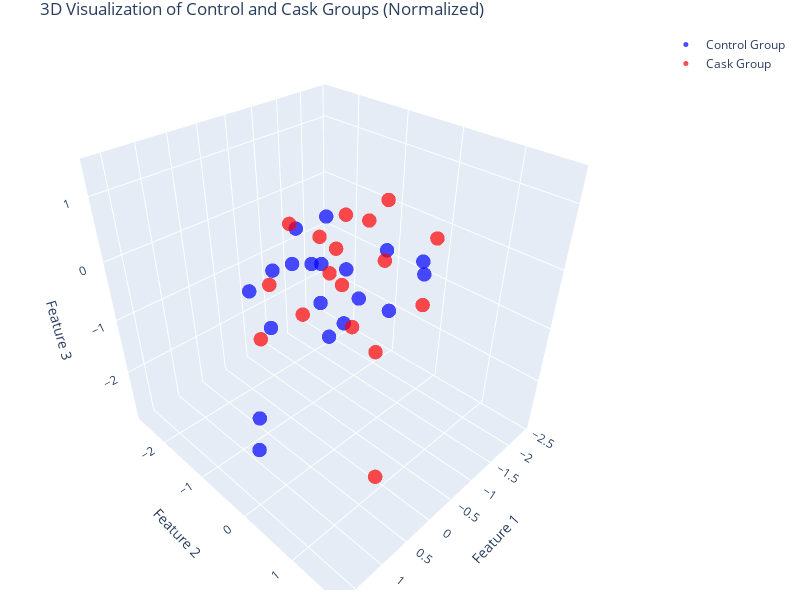

Write notebook code for a chart like this one.
### Code cell
import matplotlib.pyplot as plt
import plotly.graph_objects as go

# Create the figure
fig = go.Figure()

# Add control group points
fig.add_trace(go.Scatter3d(
    x=ctrl_data_normalized[:, 0],
    y=ctrl_data_normalized[:, 1],
    z=ctrl_data_normalized[:, 2],
    mode='markers',
    marker=dict(size=5, color='blue', opacity=0.7),
    name='Control Group'
))

# Add cask group points
fig.add_trace(go.Scatter3d(
    x=cask_data_normalized[:, 0],
    y=cask_data_normalized[:, 1],
    z=cask_data_normalized[:, 2],
    mode='markers',
    marker=dict(size=5, color='red', opacity=0.7),
    name='Cask Group'
))

# Customize layout
fig.update_layout(
    title="3D Visualization of Control and Cask Groups (Normalized)",
    scene=dict(
        xaxis=dict(title='Feature 1', backgroundcolor='rgba(211,211,211)'),
        yaxis=dict(title='Feature 2', backgroundcolor='rgba(211,211,211)'),
        zaxis=dict(title='Feature 3', backgroundcolor='rgba(211,211,211)')
    ),
    margin=dict(l=10, r=10, t=30, b=10),  # Reduce whitespace
    width=800,  # Adjust width of the plot
    height=600  # Adjust height of the plot
)

# Show the plot (interactive in Jupyter)
fig.show()

### Figure 1 — Plotly figure (JSON) as saved in the notebook; plotly's stock layout.template omitted (floating-point values rounded to 4 significant figures)
{"data": [{"marker": {"color": "blue", "opacity": 0.7, "size": 5}, "mode": "markers", "name": "Control Group", "type": "scatter3d", "x": [1.237, -0.1441, -1.101, 0.5264, 0.6834, 0.7831, -0.6988, -0.9174, 0.509, 1.25, 1.661, 0.7772, 1.497, -0.2546, -0.3082, -0.4816, 0.04417, 0.426, 0.6273], "y": [-0.1965, -0.5907, -2.618, 0.4217, 0.8496, 0.1561, -0.9997, 0.08558, 1.741, -0.1813, 0.3102, 0.9126, 0.4935, 1.217, -0.468, -0.01033, -0.778, 1.272, 0.4009], "z": [0.4629, 0.07553, -1.346, -0.2605, 0.9837, 1.259, -1.042, 0.2514, 1.389, -1.585, -1.514, 0.3334, 0.4267, 0.6635, 0.7812, -0.3788, 0.07553, 0.5111, 0.834]}, {"marker": {"color": "red", "opacity": 0.7, "size": 5}, "mode": "markers", "name": "Cask Group", "type": "scatter3d", "x": [-0.2911, -2.247, 0.8409, 0.04417, 0.426, -0.9376, -1.622, -0.4649, 1.164, -0.7194, 0.04417, -2.423, 0.2204, -1.239, 1.317, 0.6987, -0.9276], "y": [0.5866, -2.618, 0.2933, 0.8904, -1.102, -0.04853, -1.578, 0.4335, 1.251, -0.8229, -0.8041, -0.164, 0.3916, -0.5374, 1.543, -0.484, 0.7505], "z": [1.389, -1.129, 0.1735, -2.865, -1.188, -1.607, -0.6945, 0.4267, 1.186, -0.4341, 0.6799, -0.2605, 1.313, 0.3522, 0.8969, 0.1735, -0.3328]}], "layout": {"height": 600, "margin": {"b": 10, "l": 10, "r": 10, "t": 30}, "scene": {"xaxis": {"backgroundcolor": "rgba(211,211,211)", "title": {"text": "Feature 1"}}, "yaxis": {"backgroundcolor": "rgba(211,211,211)", "title": {"text": "Feature 2"}}, "zaxis": {"backgroundcolor": "rgba(211,211,211)", "title": {"text": "Feature 3"}}}, "title": {"text": "3D Visualization of Control and Cask Groups (Normalized)"}, "width": 800}}
